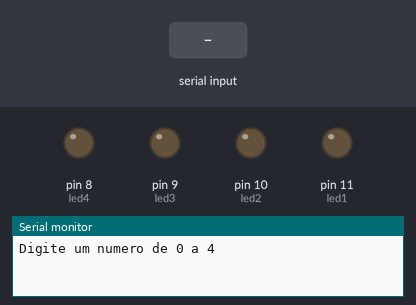
Recording of a sketch running on a simulated Arduino Uno, built with avr-gcc and run on an emulated ATmega328P. Parts: output pins drawn as LEDs (lit = HIGH), the last lines printed to the serial monitor. The test bench sets the inputs (shaded band).

Above: at 1.2 s.
1.3 s: "0" received over Serial
At 1.9 s:
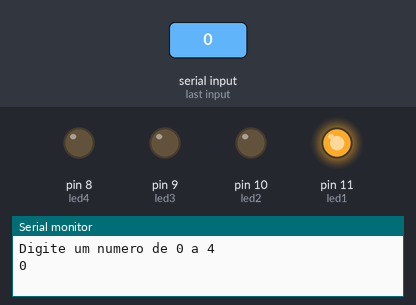
2.8 s: "1" received over Serial
At 4.0 s:
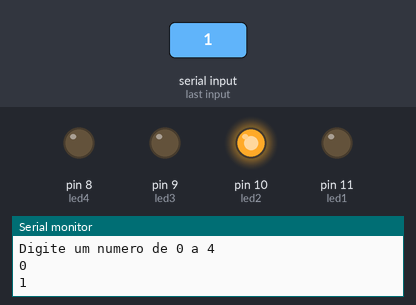
4.3 s: "2" received over Serial
At 5.4 s:
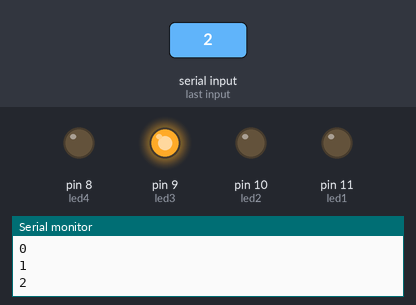
5.8 s: "3" received over Serial
At 6.5 s:
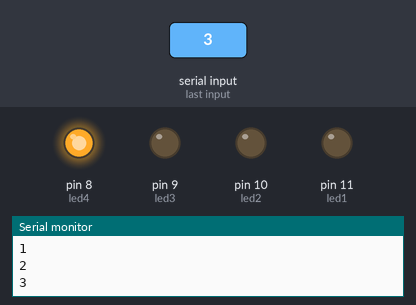
7.3 s: "4" received over Serial
At 7.6 s:
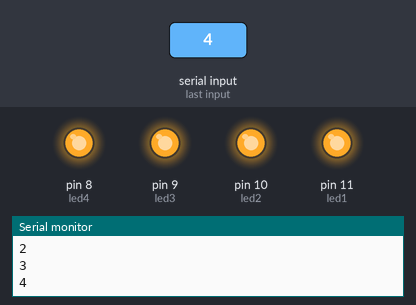
Timing chart, 0 to 9.8 s (numbered marks = the images above; inputs shaded):
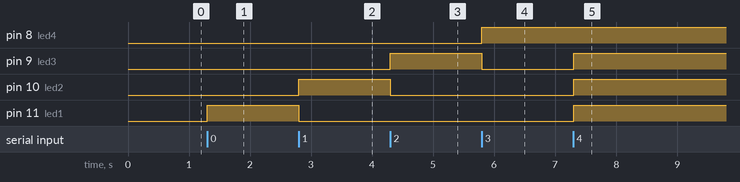

Measured:
- after the input at 1.3 s, pin 11 (led1): LOW → HIGH at once
- after the input at 2.8 s, pin 10 (led2): LOW → HIGH at once; pin 11 (led1): HIGH → LOW at once
- after the input at 4.3 s, pin 9 (led3): LOW → HIGH at once; pin 10 (led2): HIGH → LOW at once
- after the input at 5.8 s, pin 8 (led4): LOW → HIGH at once; pin 9 (led3): HIGH → LOW at once
- after the input at 7.3 s, pin 9 (led3), pin 10 (led2), pin 11 (led1): LOW → HIGH at once

The sketch:

Comunica__o_Serial.ino
```cpp
#define led1 11
#define led2 10
#define led3 9
#define led4 8

char controle='0';

void setup() {

  Serial.begin(9600);

    pinMode(led1, OUTPUT);
    pinMode(led2, OUTPUT);
    pinMode(led3, OUTPUT);
    pinMode(led4, OUTPUT);

  Serial.println("Digite um numero de 0 a 4");
}

void loop() {

  if (Serial.available()) {
   controle = Serial.read();

   if(controle=='0'){
    digitalWrite(led1, HIGH);
    digitalWrite(led2, LOW);
    digitalWrite(led3, LOW);
    digitalWrite(led4, LOW);
    Serial.println(controle);
   }
     if(controle=='1'){
    digitalWrite(led1, LOW);
    digitalWrite(led2, HIGH);
    digitalWrite(led3, LOW);
    digitalWrite(led4, LOW);
    Serial.println(controle);
   }
   if(controle=='2'){
    digitalWrite(led1, LOW);
    digitalWrite(led2, LOW);
    digitalWrite(led3, HIGH);
    digitalWrite(led4, LOW);
    Serial.println(controle);
   }
   if(controle=='3'){
    digitalWrite(led1, LOW);
    digitalWrite(led2, LOW);
    digitalWrite(led3, LOW);
    digitalWrite(led4, HIGH);
    Serial.println(controle);
   }
      if(controle=='4'){
    digitalWrite(led1, HIGH);
    digitalWrite(led2, HIGH);
    digitalWrite(led3, HIGH);
    digitalWrite(led4, HIGH);
    Serial.println(controle);
   }

  }
}
```
